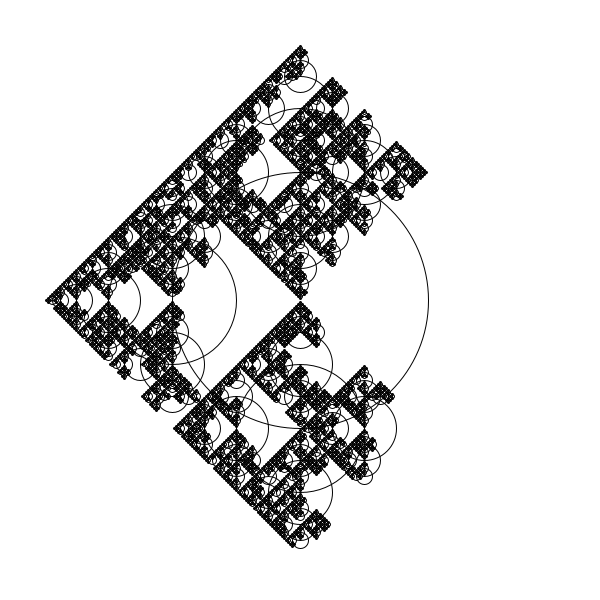
Frame 1 (no input)
Frame 60 (the mouse pressed at the canvas centre just before this capture): identical to frame 1, image omitted
Frame 120 (the mouse held since frame 60 and released just before this capture): identical to frame 1, image omitted

The Processing sketch that drew this single still picture (run headless with seeded random() and noise(); from frame 60 on, the mouse is pressed at the canvas centre):

// Processing sketch: CircleRecursiveFractal
// ── CircleRecursiveFractal.pde
import java.util.Random;
int divisor = 2;
int posDivisor = 2;
boolean top = true;
boolean left = true;
boolean bottom = true;
boolean right = true;
Random rand = new Random();
void setup(){
noFill();
background(255);
size(600, 600);
drawCircle(width/2, height/2, 256);
}

void draw(){}

void drawCircle(float x, float y, float d){
  if(d <= 1) return;
  ellipse(x, y, d, d);
  top = rand.nextBoolean();
  right  = rand.nextBoolean() || top;
  bottom  = rand.nextBoolean() || right;
  left = rand.nextBoolean() || left;
  if(top)
  drawCircle(x + d/posDivisor, y, d/divisor);
  if(left)
  drawCircle(x - d/posDivisor, y, d/divisor);
  if(bottom)
  drawCircle(x, y + d/posDivisor, d/divisor);
  if(left);
  drawCircle(x, y - d/posDivisor, d/divisor);

}
